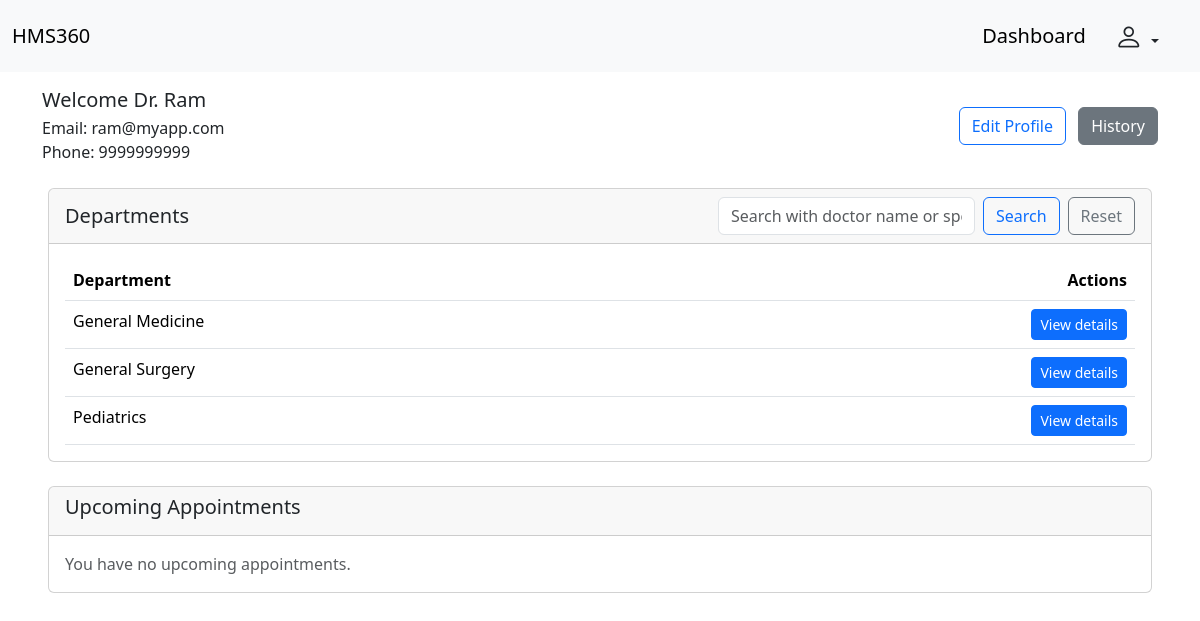
Before: /patient/dashboard (signed in) with the older database file.
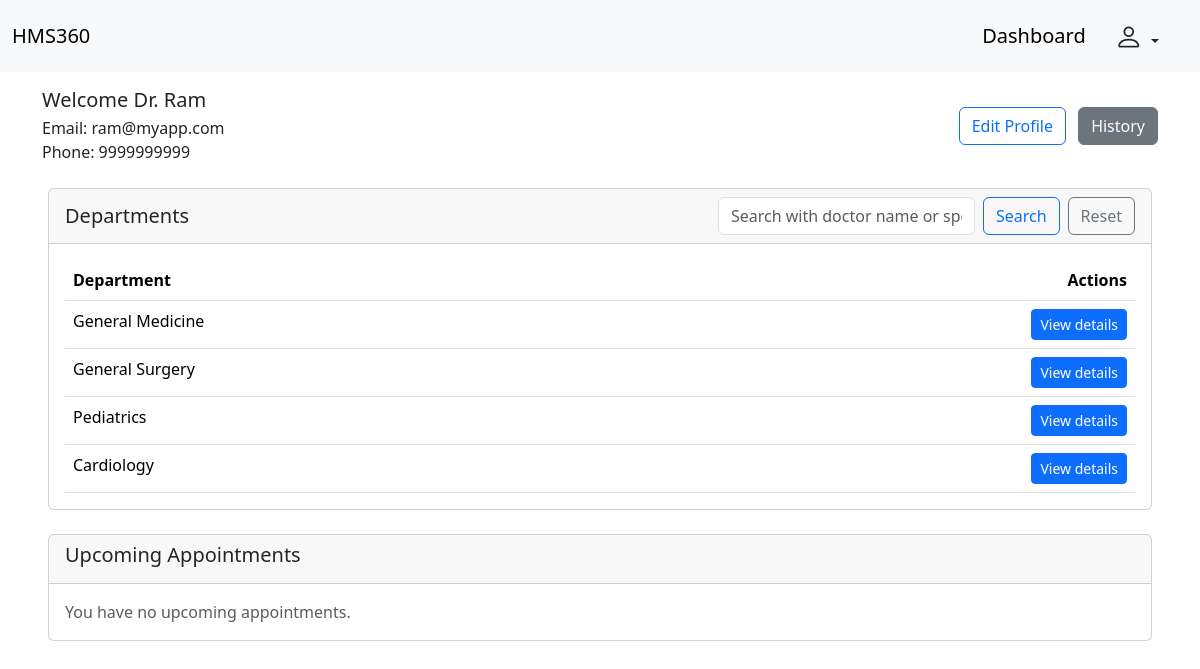
After: the same page with the newer database file.
### backend/models.py (models this page shows)
class Department(db.Model):
    __tablename__ = "department"
    id  = db.Column(db.Integer , primary_key = True , autoincrement = True)
    name = db.Column(db.String , nullable = False, unique = True)
    description = db.Column(db.String , nullable = False)
    doc_registered = db.Column(db.Integer)
    doctors = db.relationship("Doctor", backref = "department")
    appointments = db.relationship("Appointment", backref = "department")

### backend/routes.py (the view, shortened to what this page needs)
@app.route("/patient/dashboard" , methods=["GET" , "POST"])
@login_required
def pat_dashboard():
    current_patient = current_user
    today = date.today()
    search_term = request.args.get("search", "").strip()
    dept_query = Department.query
    all_depts = dept_query.all()
    upcoming_appointments = (
        Appointment.query
        .filter(
            Appointment.pat_id == current_patient.id,
            Appointment.date >= today,
            Appointment.status != "Canceled",
            Appointment.status != "Completed"
        )
        .order_by(Appointment.date, Appointment.time)
        .all()
    )
    return render_template("/patient/dashboard.html" , current_patient = current_user, all_depts = all_depts,
                            upcoming_appointments=upcoming_appointments, search_term=search_term)

### app.py (called while the page is built)
def create_app():
    app = Flask(__name__)
    app.config["SQLALCHEMY_DATABASE_URI"] = "sqlite:///Hospital_db.sqlite3"
    db.init_app(app)
    app.config["SECRET_KEY"] = "Thisismysecret"
    login_manager = LoginManager(app)
    @login_manager.user_loader
    def load_user(email):
        return db.session.query(Patient).filter_by(email = email).first() or \
        db.session.query(Admin).filter_by(email = email).first() or \
        db.session.query(Doctor).filter_by(email = email).first()
    app.app_context().push()
    db.create_all()
    return app

### templates/patient/dashboard.html (shortened to what the changed rows need)
<!DOCTYPE html>
<html lang="en">
<head>
    <link href="https://cdn.jsdelivr.net/npm/bootstrap@5.3.7/dist/css/bootstrap.min.css" rel="stylesheet"
>
    <link rel="stylesheet" href="https://cdn.jsdelivr.net/npm/bootstrap-icons@1.13.1/font/bootstrap-icons.min.css">
</head>
<body>
    <div class="card mt-4 ms-5 me-5">
        <div class="card-body">
            <table class="table mb-0">
                <thead>
                    <tr>
                        <th scope="col">Department</th>
                        <th scope="col" class="text-end">Actions</th>
                    </tr>
                </thead>
                <tbody>
                    {% for d in all_depts %}
                        <tr>
                            <td>{{ d.name }}</td>
                            <td class="text-end">
                            <button class="btn btn-primary btn-sm" data-bs-toggle="modal" data-bs-target="#deptModal-{{ d.id }}">
                                View details
                            </button>
                            </td>
                        </tr>
                    {% else %}
                        <tr>
                            <td colspan="2" class="text-muted text-center">
                                No departments available.
                            </td>
                        </tr>
                    {% endfor %}
                </tbody>
            </table>
        </div>
    </div>
</body>
</html>

Changed rows visible on the page:
added Department: name "Cardiology"
